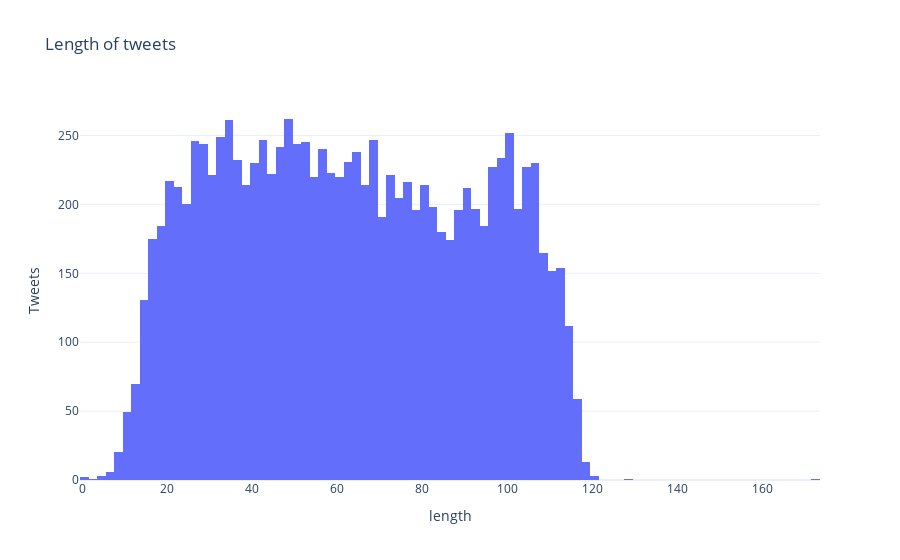

Write notebook code for a chart like this one.
### Code cell
#Plot the length of tweets
data['length'] = data['tweetText'].str.len()
fig = px.histogram(data, x='length', template='plotly_white', title='Length of tweets')
fig.update_xaxes(categoryorder='category descending', title='length').update_yaxes(title='Tweets')
fig.show()

### Figure 1 — Plotly figure (JSON) as saved in the notebook; plotly's stock layout.template omitted (floating-point values rounded to 4 significant figures; data arrays with more than 128 entries replaced by an {"elided": "..."} marker saying what was removed)
{"data": [{"alignmentgroup": "True", "bingroup": "x", "hovertemplate": "length=%{x}<br>count=%{y}<extra></extra>", "legendgroup": "", "marker": {"color": "#636efa"}, "name": "", "offsetgroup": "", "orientation": "v", "showlegend": false, "type": "histogram", "x": {"elided": "11074 int values"}, "xaxis": "x", "yaxis": "y"}], "layout": {"barmode": "relative", "legend": {"tracegroupgap": 0}, "title": {"text": "Length of tweets"}, "xaxis": {"anchor": "y", "categoryorder": "category descending", "domain": [0, 1], "title": {"text": "length"}}, "yaxis": {"anchor": "x", "domain": [0, 1], "title": {"text": "Tweets"}}}}
